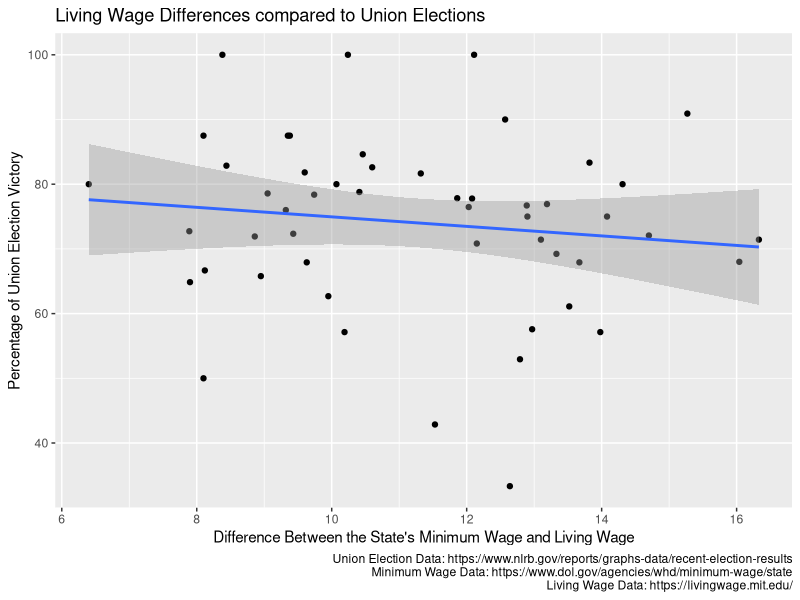

R code for this plot:
## ---- chunk 1
#Setup Chunk
library(tidyverse)
library(dplyr)
NLRB<- read_csv("recent_election_results__all_dates_--20241103124939.csv")
wages <- read_csv("Wage Data - Sheet1.csv")
## ---- chunk 2
#Cleaning the Data
NLRBtidy <-NLRB |>
  mutate(state = `States & Territories`) |>
  filter(`Ballot Type` == "Single Labor Organization") |>
  mutate(`Votes for Labor Union1` = if_else(is.na(`Votes for Labor Union1`), 0, `Votes for Labor Union1`))|>
  mutate(`Votes Against` = if_else(is.na(`Votes Against`), 0, `Votes Against`))|>
  mutate(win = if_else(`Votes for Labor Union1` > `Votes Against`, 1, 0)) |>
  group_by(state) |>
  summarise(
    total_wins = sum(win),
    total_elections = n(),
    win_proportion = (total_wins/total_elections) * 100
  ) |>
  mutate(win_proportion = round(win_proportion, 2))

#Joining the Data
electionWage <- NLRBtidy |>
  left_join(wages) |>
  drop_na(`minimum wage`)

electionWagePlot <- electionWage |>
  ggplot(aes
             (x = `diff`, y = win_proportion)) +
  geom_point() +
  geom_smooth(method = "lm") +
  labs(title = "Living Wage Differences compared to Union Elections",
       caption = "Union Election Data: https://www.nlrb.gov/reports/graphs-data/recent-election-results
       Minimum Wage Data: https://www.dol.gov/agencies/whd/minimum-wage/state
       Living Wage Data: https://livingwage.mit.edu/",
       y = "Percentage of Union Election Victory",
       x = "Difference Between the State's Minimum Wage and Living Wage")
## ---- chunk 3
knitr::kable(NLRBtidy,
             col.names = c("State", "Total Union Election Wins", "Total Union Elections", "Proportion of Wins"),
             caption = "NLRB Election Data")

knitr::kable(electionWage,
             col.names = c("State", "Total Union Election Wins", "Total Union Elections", "Proportion of Wins", "State Minimum Wage", "State Living Wage", "Difference Between Living and Minimum Wage"),
             caption = "NLRB Election Data with State Wage Information")

electionWagePlot
